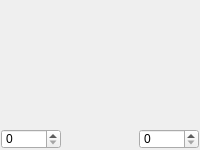
<?xml version="1.0" encoding="UTF-8"?>
<ui version="4.0">
 <class>HistoWithEditboxes</class>
 <widget class="QWidget" name="HistoWithEditboxes">
  <property name="geometry">
   <rect>
    <x>0</x>
    <y>0</y>
    <width>200</width>
    <height>150</height>
   </rect>
  </property>
  <property name="minimumSize">
   <size>
    <width>200</width>
    <height>150</height>
   </size>
  </property>
  <property name="windowTitle">
   <string>Form</string>
  </property>
  <layout class="QVBoxLayout" name="verticalLayout">
   <property name="leftMargin">
    <number>1</number>
   </property>
   <property name="topMargin">
    <number>1</number>
   </property>
   <property name="rightMargin">
    <number>1</number>
   </property>
   <property name="bottomMargin">
    <number>1</number>
   </property>
   <item>
    <layout class="QGridLayout" name="grid">
     <item row="0" column="0" colspan="2">
      <widget class="SingleHistogram" name="hist" native="true"/>
     </item>
     <item row="1" column="0" alignment="Qt::AlignLeft">
      <widget class="QSpinBox" name="minBox">
       <property name="minimumSize">
        <size>
         <width>60</width>
         <height>20</height>
        </size>
       </property>
       <property name="maximumSize">
        <size>
         <width>60</width>
         <height>20</height>
        </size>
       </property>
       <property name="minimum">
        <number>0</number>
       </property>
       <property name="maximum">
        <number>255</number>
       </property>
      </widget>
     </item>
     <item row="1" column="1" alignment="Qt::AlignRight">
      <widget class="QSpinBox" name="maxBox">
       <property name="minimumSize">
        <size>
         <width>60</width>
         <height>20</height>
        </size>
       </property>
       <property name="maximumSize">
        <size>
         <width>60</width>
         <height>20</height>
        </size>
       </property>
       <property name="minimum">
        <number>0</number>
       </property>
       <property name="maximum">
        <number>255</number>
       </property>
      </widget>
     </item>
    </layout>
   </item>
  </layout>
 </widget>
 <customwidgets>
  <customwidget>
   <class>SingleHistogram</class>
   <extends>QWidget</extends>
   <header>singlehistogram.h</header>
   <container>1</container>
  </customwidget>
 </customwidgets>
 <resources/>
 <connections/>
</ui>
